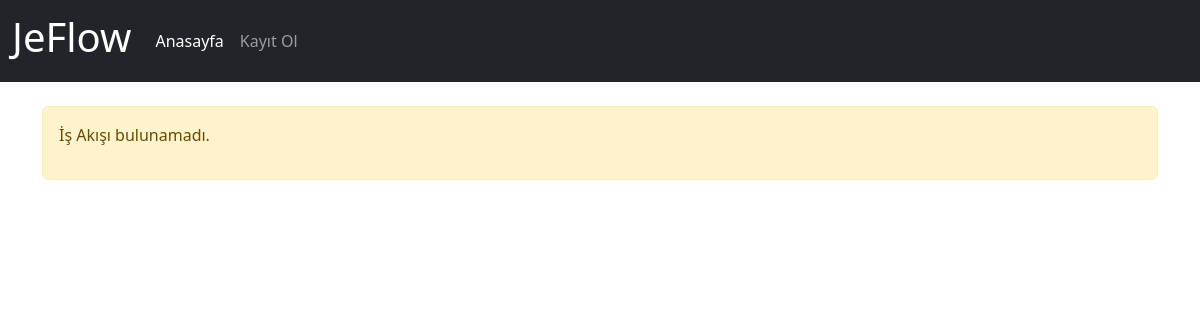
Before: /process/ with the older database file.
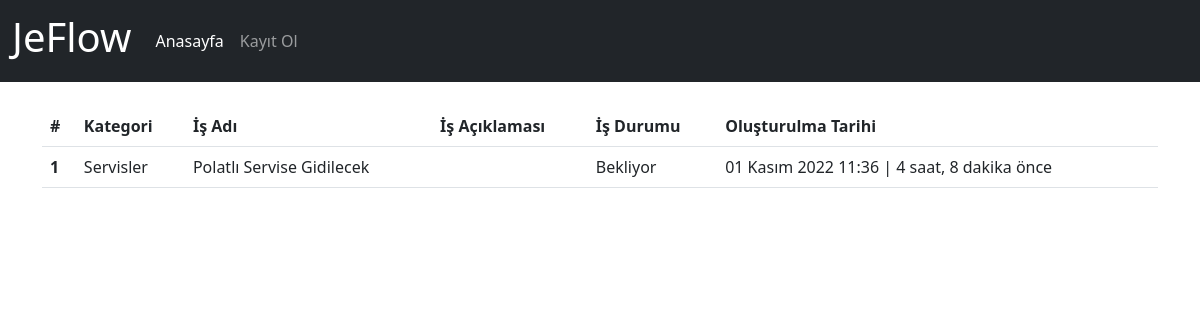
After: the same page with the newer database file.
### app/models.py (models this page shows, shortened)
class Process(models.Model):
    category=models.ForeignKey(Category,on_delete=models.CASCADE,verbose_name='Kategori')
    name=models.CharField(max_length=500,verbose_name='İş Akış Adı')
    description=models.TextField(verbose_name='İş Akış Açıklaması', blank=True, null=True)
    state=models.CharField(max_length=100,verbose_name='Durumu', blank=True, null=True)
    created_date=models.DateTimeField(auto_now_add=True, verbose_name='Oluşturulma Tarihi')
    class Meta:
        verbose_name="İş Akışı"
        verbose_name_plural='İş Akışları'

class Category(models.Model):
    name=models.CharField(max_length=500,verbose_name='Kategori Adı')
    description=models.TextField(verbose_name='Kategori Açıklaması', blank=True, null=True)
    created_date=models.DateTimeField(auto_now_add=True, verbose_name='Oluşturulma Tarihi')
    def __str__(self):
        return self.name # + ' - ' + self.created_date.strftime("%d.%m.%Y, %H:%M:%S")
    class Meta:
        verbose_name='Kategori'
        verbose_name_plural="Kategoriler"

### app/views.py (the view)
# urls.py: path('process/',views.process,name='process'),
def process(request):
    processes = Process.objects.order_by('created_date')
    context = {
        'processes': processes
    }
    return render(request, 'app/process.html', context)

### templates/app/process.html (shortened to what this page needs)
{% extends 'layout.html' %}
{% load humanize %}
{% block content %}
<div class="row">
    <div class="col-md-12">
        {% if processes %}
        <table class="table table-hover">
            <thead>
                <tr>
                    <th scope="col">#</th>
                    <th scope="col">Kategori</th>
                    <th scope="col">İş Adı</th>
                    <th scope="col">İş Açıklaması</th>
                    <th scope="col">İş Durumu</th>
                    <th scope="col">Oluşturulma Tarihi</th>
                </tr>
            </thead>
            <tbody>
                {% for process in processes %}
                <tr>
                    <th scope="row">{{ process.id }}</th>
                    <td>{{ process.category }}</td>
                    <td>{{ process.name }}</td>
                    <td>{{ process.description }}</td>
                    <td>{{ process.state }}</td>
                    <td>{{ process.created_date }} | {{ process.created_date | timesince}} önce</td>
                </tr>
                {% endfor %}
            </tbody>
        </table>
        {% else %}
        <div class="alert alert-warning">
            <p>İş Akışı bulunamadı.</p>
        </div>
        {% endif %}
    </div>
</div>
{% endblock %}

Changed rows visible on the page:
added Process: id "1", category "Servisler", name "Polatlı Servise Gidilecek", state "Bekliyor", created_date "01 Kasım 2022 11:36", created_date "4 saat, 8 dakika"
Other visible differences:
text no longer shown: "İş Akışı bulunamadı."
text now shown: "# Kategori İş Adı İş Açıklaması İş Durumu Oluşturulma Tarihi"
